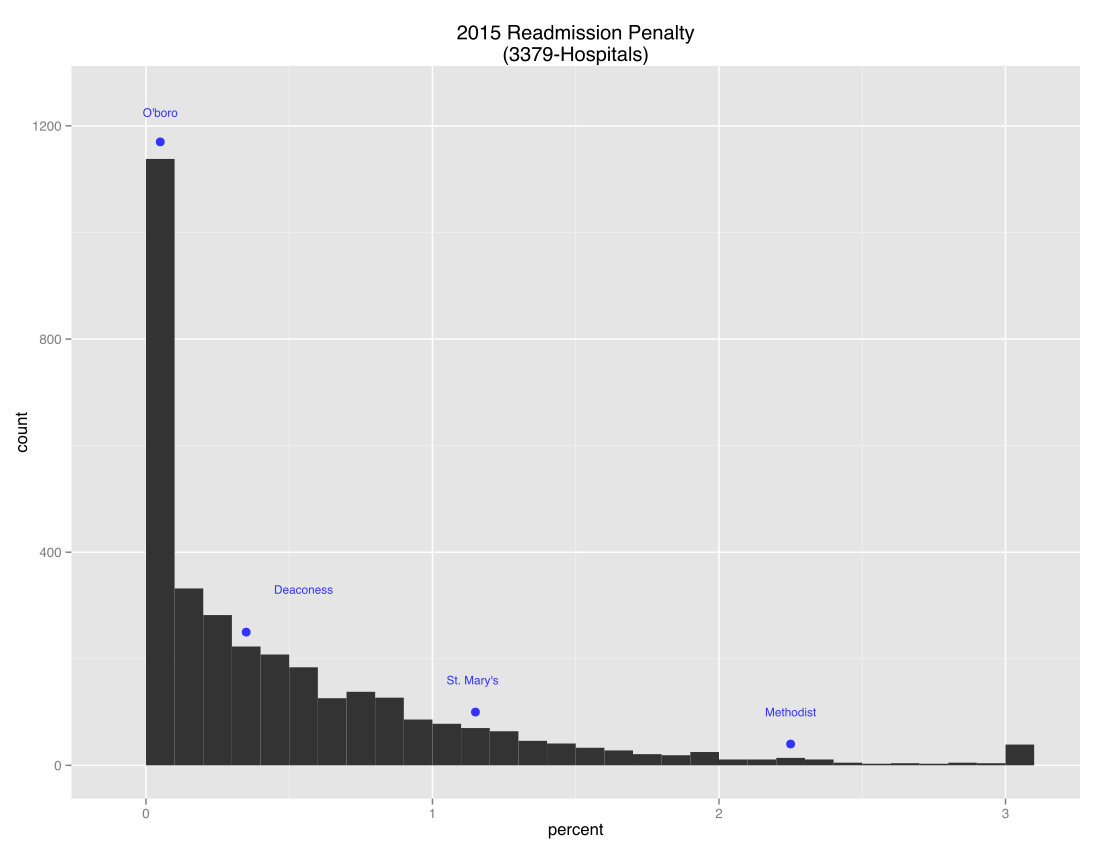

Write the R code that produced this figure.
#libraries
library(reshape2)
library(ggplot2)

#load
url <- "http://kaiserhealthnews.files.wordpress.com/2014/10/readmissions-year-3.csv"
destfile <- paste(getwd(), "readmissions.csv", sep = "/")
#download.file(url = url, destfile = destfile)
r <- read.csv("readmissions.csv", header = T, sep = ",", skip = 5)

#rename variables
names(r)[1]  <- "id"
names(r)[2]  <- "name"
names(r)[3]  <- "address"
names(r)[4]  <- "city"
names(r)[5]  <- "state"
names(r)[6]  <- "zip"
names(r)[7]  <- "county"
names(r)[8]  <- "2013"
names(r)[9]  <- "2014"
names(r)[10] <- "2015"

#clean
r[, 8]  <- gsub("%", "", r[, 8])
r[, 9]  <- gsub("%", "", r[, 9])
r[, 10] <- gsub("%", "", r[, 10])
r[, c(8:10)] <- apply(r[, c(8:10)], 2, as.numeric)
r <- r[, -11]

#check data
summary(r)

#wide to long
 r <- melt (r, id = c("id", "name", "address", "city", "state", "zip", "county"))
names(r)[8] <- "year"
names(r)[grep("value", names(r))] <- "penalty"

#rm NA
r <- r[which(complete.cases(r)== T), ]

#methodist
r[r$zip == "42420", ]
ky <- r[r$state == "KY" & r$year == 2015, ]
ky <- ky[rev(order(ky$penalty, ky$name)), ]

#plot
p <- ggplot(r[r$year == 2015, ])
p <- p + geom_histogram(aes(penalty))
p <- p + annotate("point", x = 2.25, y = 40, colour = "#3333FF", size = 3 )
p <- p + xlab("percent")
p <- p + ylim(0, 1250)
p <- p + ggtitle("2015 Readmission Penalty
                  (3379-Hospitals)")
p <- p + annotate("text", x = 2.25, y = 100, label = "Methodist", colour = "#3333FF", size = 3)
p <- p + annotate("point", x = 1.15, y = 100, colour = "#3333FF", size = 3)
p <- p + annotate("text", x = 1.14, y = 160, label = "St. Mary's", colour = "#3333FF", size = 3)
p <- p + annotate("point", x = .35, y = 250, colour = "#3333FF", size = 3)
p <- p + annotate("text", x = .55, y = 330, label = "Deaconess", size = 3, colour = "#3333FF")
p <- p + annotate("point", x = .05, y = 1170, colour = "#3333FF", size = 3)
p <- p + annotate("text", x = .05, y = 1225, label = "O'boro", colour = "#3333FF", size = 3)
p

file <- paste(getwd(), "readmission.png", sep = "/")
file

ggsave(filename = file,
       path = NULL, scale = 1,
       width = 6,
       height = 4,
       units = c("in"),
       dpi = 300,
       limitsize = TRUE
)

png(filename = file,
    width = 800,
    height = 600,
    units = "px",
    res = 300,
    )
plot(p)
dev.off()
